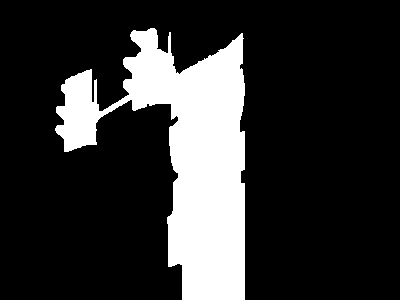
%> input picture pick-gt/75.png, 400 x 300 px, given in place of 75.jpg, which was not available
$ octave evaluateLength.m   (GNU Octave 9; MATLAB toolbox functions it lacks are replaced by stand-ins)
%> lines starting %> are read from the running program, lines starting %| are printed output that depends on the picture; in (x1, y1, x2, y2) boxes, pixels count from 0 and x2, y2 are one past the last pixel; in counts of white or black regions, pixels touching at a corner belong together; the program's own positions count from 1; pictures that were not available may be replaced by others from this repository, and a replacement may not be noted
### count.m
function [num,length,averageLength]=count(image_name,source,source_total)
% figure,imshow(source);

imshow(source);
%骨骼化 去毛刺
BW=bwmorph(imfill(source,'holes'),'skel',inf);
BW1=bwmorph(BW,'spur',9); % N自行调整,表明执行去毛刺操作的次数

imshow(BW1);

%% 连通域个数
[L,num] = bwlabel(BW1,8);


%%归一化方法一：计算缩放系数


%%归一化方法二：将图像缩放

%% 连通域周长，因宽度一定，可视为长度
STATS = regionprops(L,'all');
length=zeros(1,num);
sum=0;
for i=1:num
%     if(STATS(i).Perimeter==0)
%         disp(image_name);
%     end

    length(i)=normalize(STATS(i).Perimeter,source_total);
    sum=sum+length(i);
end
averageLength=sum/num;
end


function result=normalize(perimeter,total)
   %前景像素数/标准像素数
    total=total/(100*100);
    result=perimeter/total;

end

### evaluateLength.m
image=imread('./pick-seed/75.jpg');
%> image is the input picture: size 300x400 uint8; 19.3% white; 1 white region, box (x1, y1, x2, y2) and area: (55, 28, 245, 300) 23152
image_seg=imread('./pick-gt/75.png');
bw=rgb2gray(image);
[m,n]=size(bw);
%> m = 300; n = 400
front=zeros(m,n);
front(bw==255)=255;
front_total=sum(image_seg(:)==255);
%> front_total = 23152
disp(front_total);
%| 23152
[num,length,averageLength]=count('100070.jpg',front,front_total);
%> in count, `BW=bwmorph(imfill(source,'holes'),'skel',inf);`:
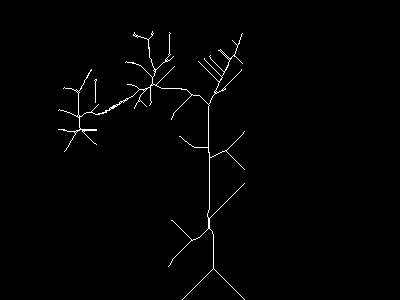
%> BW: size 300x400 logical; 1.1% white in thin lines or dots, all inside (x1, y1, x2, y2) = (58, 31, 245, 300)
%> in count, `BW1=bwmorph(BW,'spur',9);`:
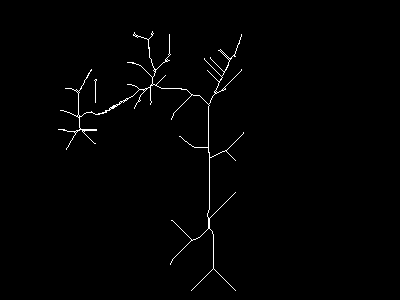
%> BW1: size 300x400 logical; 0.99% white in thin lines or dots, all inside (x1, y1, x2, y2) = (58, 31, 244, 291)
%> in count, `[L,num] = bwlabel(BW1,8);`: L: size 300x400 double; 3 distinct labels, from 0 to 2
%> in count, `[L,num] = bwlabel(BW1,8);`: num = 2
%> in count, `STATS = regionprops(L,'all');`: STATS = 2 regions; box (x1, y1, x2, y2), Area, Centroid, MajorAxisLength, MinorAxisLength and Eccentricity: (58, 31, 244, 291) 1157 [168.3 125.5] 272.1 196.6 0.691, (94, 79, 97, 103) 26 [96 90.7] 29.1 1.76 0.998
%> the loop in count, `for i=1:num` made 2 passes
%> (total in normalize, result in normalize, sum) on passes 1 to 2: (2.32, 1025.2, 1025.2), (2.32, 20.25, 1045.4)
%> after the loop in count, `for i=1:num`: length = [1025.2 20.25]
%> in count, `averageLength=sum/num;`: averageLength = 522.7
%> num = 2; length = [1025.2 20.25]; averageLength = 522.7
disp(num);
%| 2
disp(length);
%|    1025.151     20.250
disp(averageLength);
%| 522.70

$ run again, with pick-gt/1039.png copied over pick-gt/75.png
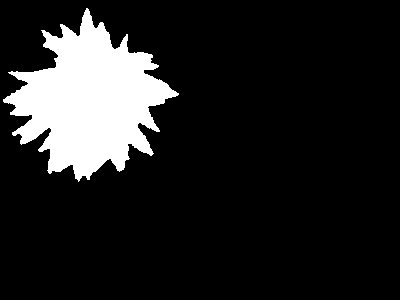
%> input picture pick-gt/1039.png, 400 x 300 px, given in place of 75.jpg, which was not available
%> image is the input picture: size 300x400 uint8; 13.2% white; 1 white region, box (x1, y1, x2, y2) and area: (3, 8, 179, 182) 15878
%> front_total = 15878
%| 15878
%> in count, `BW=bwmorph(imfill(source,'holes'),'skel',inf);`:
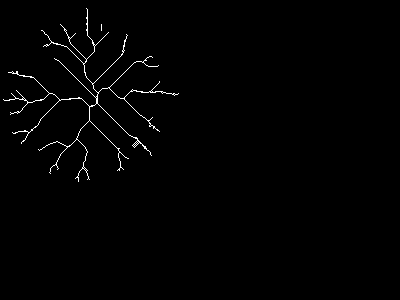
%> BW: size 300x400 logical; 0.95% white in thin lines or dots, all inside (x1, y1, x2, y2) = (3, 8, 179, 182)
%> BW1: size 300x400 logical; 0.9% white in thin lines or dots, all inside (x1, y1, x2, y2) = (4, 9, 178, 182)
%> L: size 300x400 double; 3 distinct labels, from 0 to 2
%> in count, `[L,num] = bwlabel(BW1,8);`: num = 2
%> STATS = 2 regions; box (x1, y1, x2, y2), Area, Centroid, MajorAxisLength, MinorAxisLength and Eccentricity: (4, 9, 178, 182) 1072 [88.8 99.9] 164 156.9 0.291, (101, 24, 102, 31) 7 [102 28] 8.08 1.15 0.99
%> the loop in count, `for i=1:num` made 2 passes
%> (total in normalize, result in normalize, sum) on passes 1 to 2: (1.59, 1432.8, 1432.8), (1.59, 7.41, 1440.2)
%> after the loop in count, `for i=1:num`: length = [1432.8 7.41]
%> in count, `averageLength=sum/num;`: averageLength = 720.1
%> `[num,length,averageLength]=count('100070.jpg',front,front_total);`: num = 2; length = [1432.8 7.41]; averageLength = 720.1
%| 2
%|    1.4328e+03   7.4065e+00
%| 720.11

$ run again, with pick-gt/115548.png copied over pick-gt/75.png
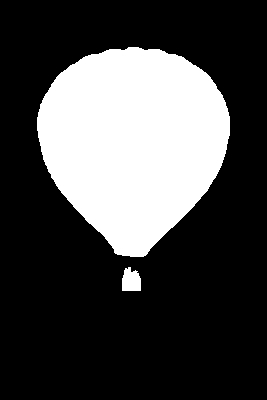
%> input picture pick-gt/115548.png, 267 x 400 px, given in place of 75.jpg, which was not available
%> image is the input picture: size 400x267 uint8; 27.6% white; 2 white regions, box (x1, y1, x2, y2) and area: (37, 47, 230, 257) 29097, (122, 267, 141, 291) 374
%> front_total = 29471
%| 29471
%> in count, `BW=bwmorph(imfill(source,'holes'),'skel',inf);`:
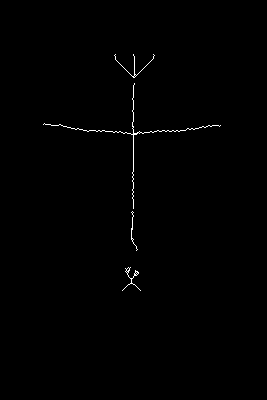
%> BW: size 400x267 logical; 0.46% white in thin lines or dots, all inside (x1, y1, x2, y2) = (43, 54, 221, 291)
%> BW1: size 400x267 logical; 0.44% white in thin lines or dots, all inside (x1, y1, x2, y2) = (45, 54, 219, 285)
%> L: size 400x267 double; 5 distinct labels, from 0 to 4
%> in count, `[L,num] = bwlabel(BW1,8);`: num = 4
%> STATS = 4 regions; box (x1, y1, x2, y2), Area, Centroid, MajorAxisLength, MinorAxisLength and Eccentricity: (45, 83, 219, 209) 305 [133.1 137] 151.8 99.12 0.757, (115, 54, 154, 78) 68 [134.7 67.1] 39.85 26.06 0.757, (125, 267, 139, 285) 50 [132.3 275.8] 19.49 14.52 0.667, (131, 211, 137, 249) 43 [133.2 230.5] 43.38 5.07 0.993
%> the loop in count, `for i=1:num` made 4 passes
%> (result in normalize, sum) on passes 1 to 4: (210.6, 210.6), (52.45, 263), (24.2, 287.2), (26.98, 314.2)
%> after the loop in count, `for i=1:num`: length = [210.6 52.45 24.2 26.98]
%> in count, `averageLength=sum/num;`: averageLength = 78.55
%> `[num,length,averageLength]=count('100070.jpg',front,front_total);`: num = 4; length = [210.6 52.45 24.2 26.98]; averageLength = 78.55
%| 4
%|    210.576    52.452    24.195    26.984
%| 78.552
